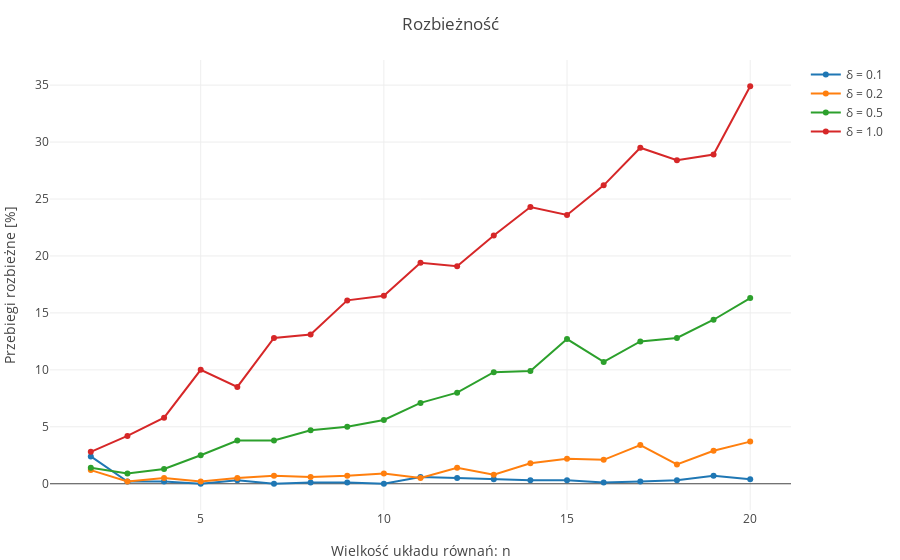

Notebook code cell kept with this figure:
### Code cell
dlayout = Layout(;title="Rozbieżność", yaxis_title="Przebiegi rozbieżne [%]", xaxis_title="Wielkość układu równań: n")
plot(dtraceF, dlayout)

### Figure 1 — Plotly figure (JSON) as saved in the notebook; plotly's stock layout.template omitted (floating-point values rounded to 4 significant figures)
{"data": [{"y": [2.4, 0.2, 0.2, 0.0, 0.3, 0.0, 0.1, 0.1, 0.0, 0.6, 0.5, 0.4, 0.3, 0.3, 0.1, 0.2, 0.3, 0.7, 0.4], "name": "δ = 0.1", "type": "scatter", "x": [2, 3, 4, 5, 6, 7, 8, 9, 10, 11, 12, 13, 14, 15, 16, 17, 18, 19, 20], "mode": "lines+markers"}, {"y": [1.2, 0.2, 0.5, 0.2, 0.5, 0.7, 0.6, 0.7, 0.9, 0.5, 1.4, 0.8, 1.8, 2.2, 2.1, 3.4, 1.7, 2.9, 3.7], "name": "δ = 0.2", "type": "scatter", "x": [2, 3, 4, 5, 6, 7, 8, 9, 10, 11, 12, 13, 14, 15, 16, 17, 18, 19, 20], "mode": "lines+markers"}, {"y": [1.4, 0.9, 1.3, 2.5, 3.8, 3.8, 4.7, 5.0, 5.6, 7.1, 8.0, 9.8, 9.9, 12.7, 10.7, 12.5, 12.8, 14.4, 16.3], "name": "δ = 0.5", "type": "scatter", "x": [2, 3, 4, 5, 6, 7, 8, 9, 10, 11, 12, 13, 14, 15, 16, 17, 18, 19, 20], "mode": "lines+markers"}, {"y": [2.8, 4.2, 5.8, 10.0, 8.5, 12.8, 13.1, 16.1, 16.5, 19.4, 19.1, 21.8, 24.3, 23.6, 26.2, 29.5, 28.4, 28.9, 34.9], "name": "δ = 1.0", "type": "scatter", "x": [2, 3, 4, 5, 6, 7, 8, 9, 10, 11, 12, 13, 14, 15, 16, 17, 18, 19, 20], "mode": "lines+markers"}], "layout": {"yaxis": {"title": "Przebiegi rozbieżne [%]"}, "xaxis": {"title": "Wielkość układu równań: n"}, "title": "Rozbieżność", "margin": {"r": 50, "l": 50, "b": 50, "t": 60}}}
